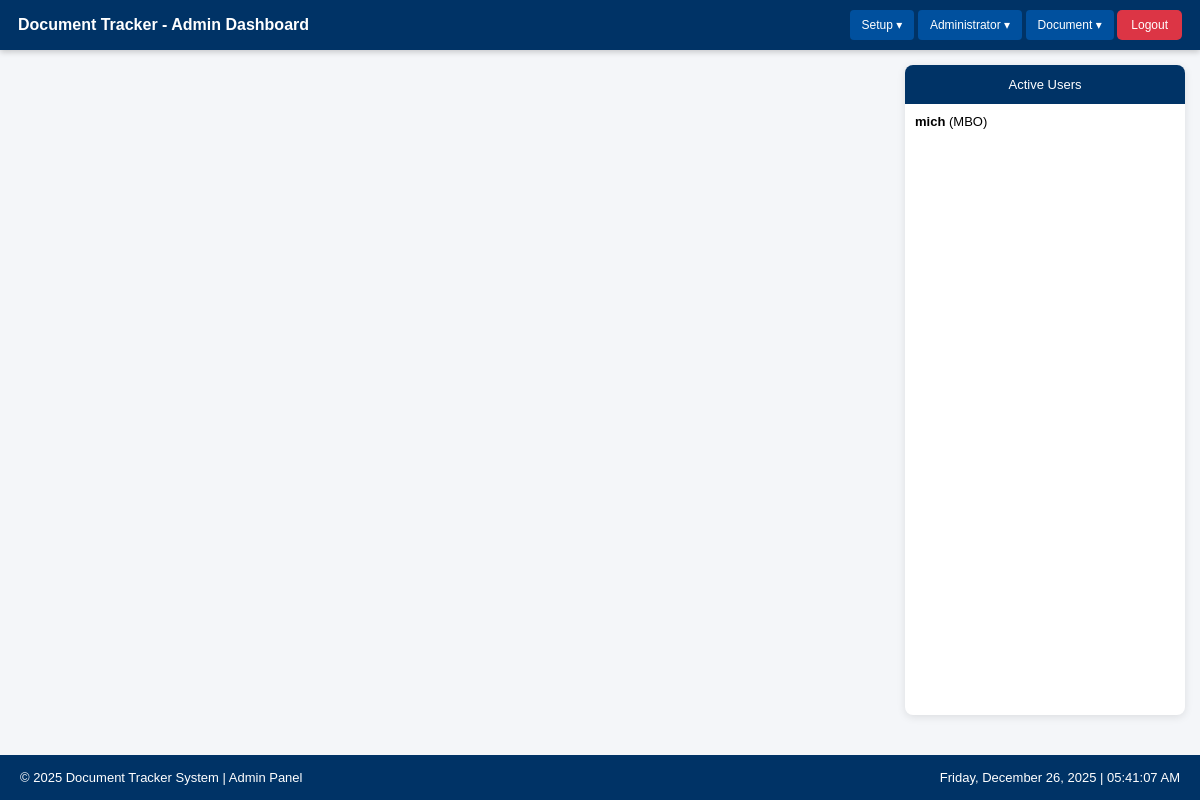
The page /admin (signed in) on the database as committed earlier.
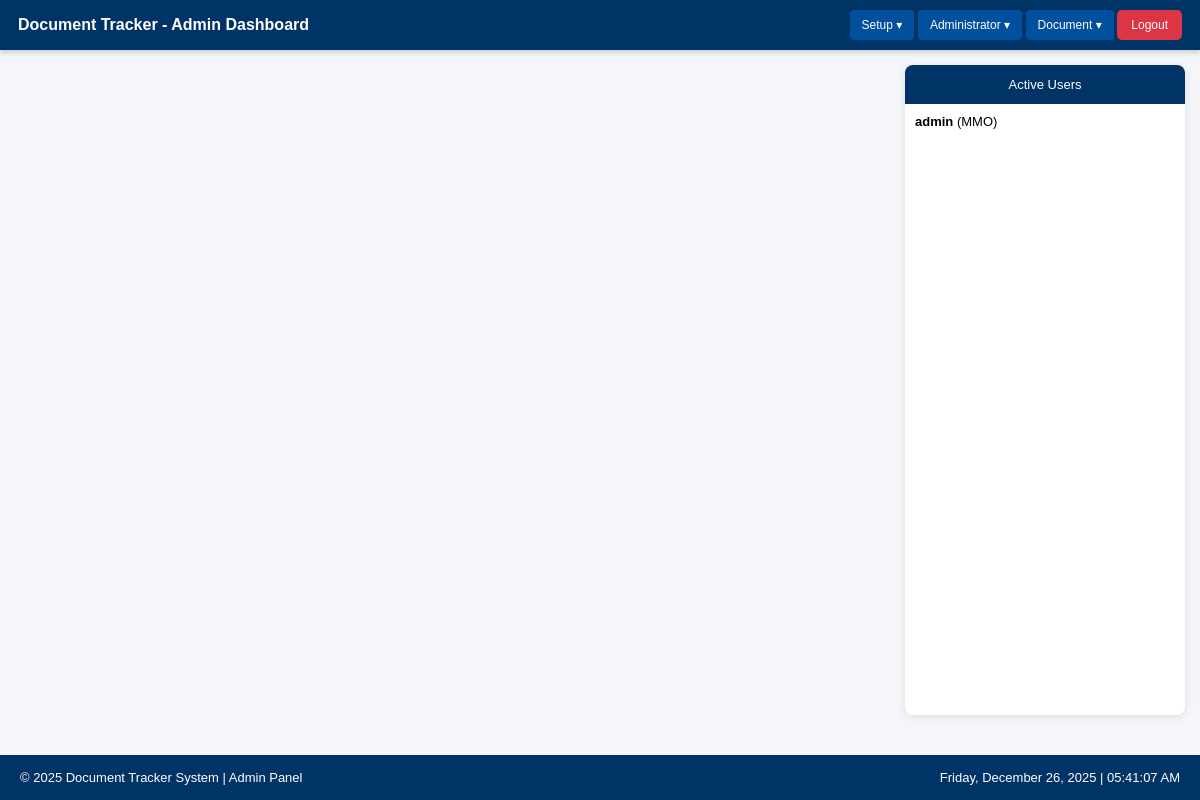
The same page on the database as committed later.
### tables this page shows
CREATE TABLE users (
            id INTEGER PRIMARY KEY AUTOINCREMENT,
            name TEXT NOT NULL,
            username TEXT NOT NULL UNIQUE,
            password TEXT NOT NULL,
            office TEXT,
            role TEXT NOT NULL CHECK(role IN ('admin', 'user')),
            status TEXT DEFAULT 'Offline'
        , temp_password TEXT);

### app.py (the view)
@app.route('/admin')
def admin_dashboard():
    if is_admin():
        active_users = get_active_users()
        return render_template(
            'admin_dashboard.html',
            username=session['username'],
            active_users=active_users
        )
    return redirect(url_for('login'))

### app.py (called while the page is built)
def get_active_users():
    conn = get_db_connection()
    users = conn.execute("""
        SELECT username, office
        FROM users
        WHERE status = 'Online'
        ORDER BY username
    """).fetchall()
    conn.close()
    return users

def is_admin():
    return 'role' in session and session['role'] == 'admin'

### database.py (called while the page is built)
def get_db_connection():
    conn = sqlite3.connect(DB_NAME)
    conn.row_factory = sqlite3.Row
    return conn

### templates/admin_dashboard.html (shortened to what this page needs)
<!DOCTYPE html>
<html lang="en">
<head>
</head>
<body>
    <header>
    <h1>Document Tracker - Admin Dashboard</h1>
    <div class="header-actions">
        <div class="dropdown-container">
              <div class="dropdown">
                <button class="dropbtn">Setup ▾</button>
            </div>
            <div class="dropdown">
                <button class="dropbtn">Administrator ▾</button>
            </div>
            <div class="dropdown">
                <button class="dropbtn">Document ▾</button>
            </div>
            <a href="#" class="logout" id="logoutBtn">Logout</a>
        </div>
    </div>
</header>
   <div class="dashboard-container">
    <main id="mainContent">
    </main>
<div class="active-users-panel">
    <div class="active-users-header">Active Users</div>
    <div class="active-users-body">
        {% if active_users %}
            {% for user in active_users %}
                <div class="active-user-item">
                    <strong>{{ user['username'] }}</strong>
                    <span class="office">({{ user['office'] }})</span>
                </div>
            {% endfor %}
        {% else %}
            <p class="empty-text">No active users</p>
        {% endif %}
    </div>
</div>
</div>
<footer>
    <div class="footer-left">
        &copy; 2025 Document Tracker System | Admin Panel
    </div>
    <div class="footer-right" id="clock"></div>
</footer>
</body>
</html>

Rows that differ between the two databases and show on the page:
no longer on this page (row edited): users: username "mich", office "MBO"
now on this page (row edited): users: username "admin", office "MMO"
